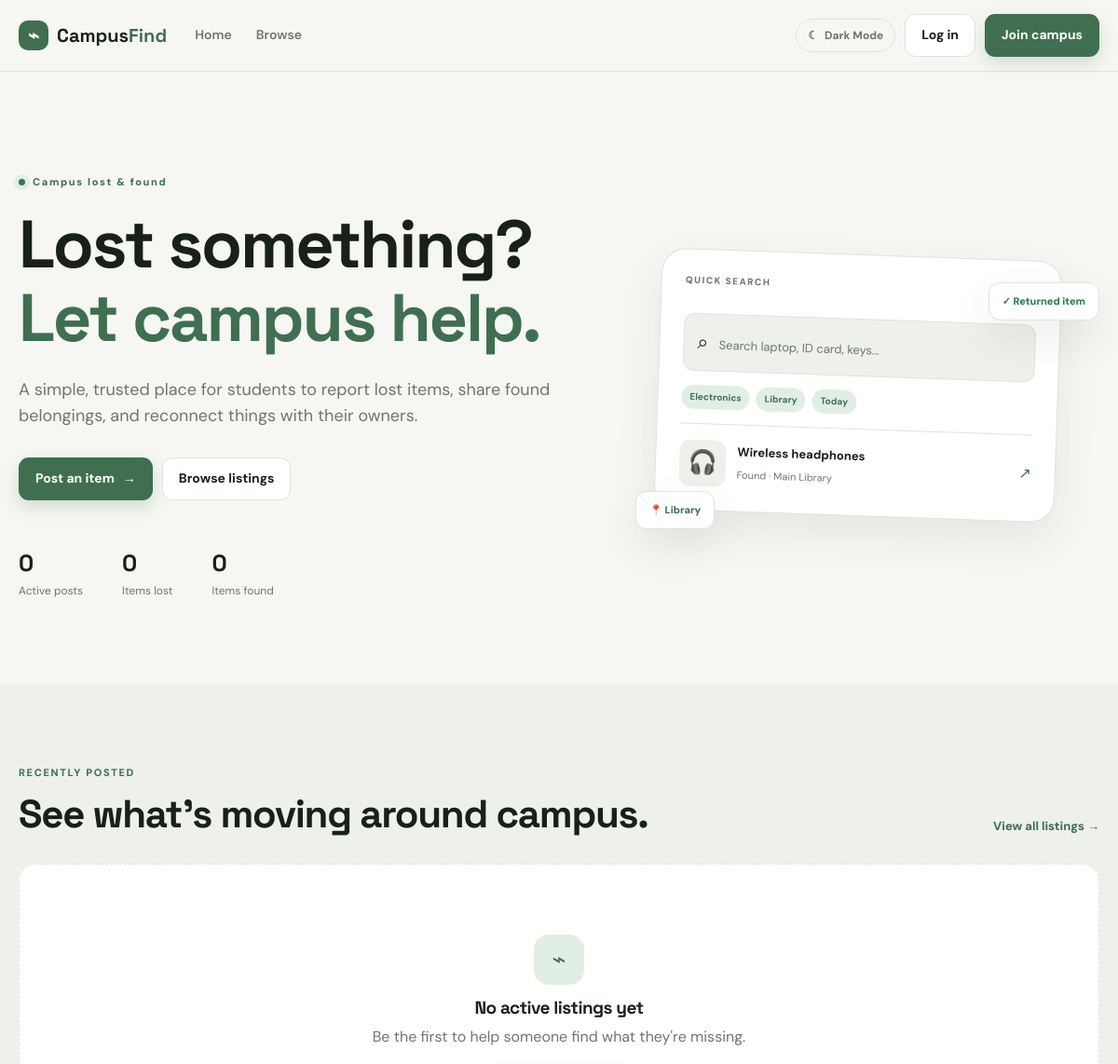
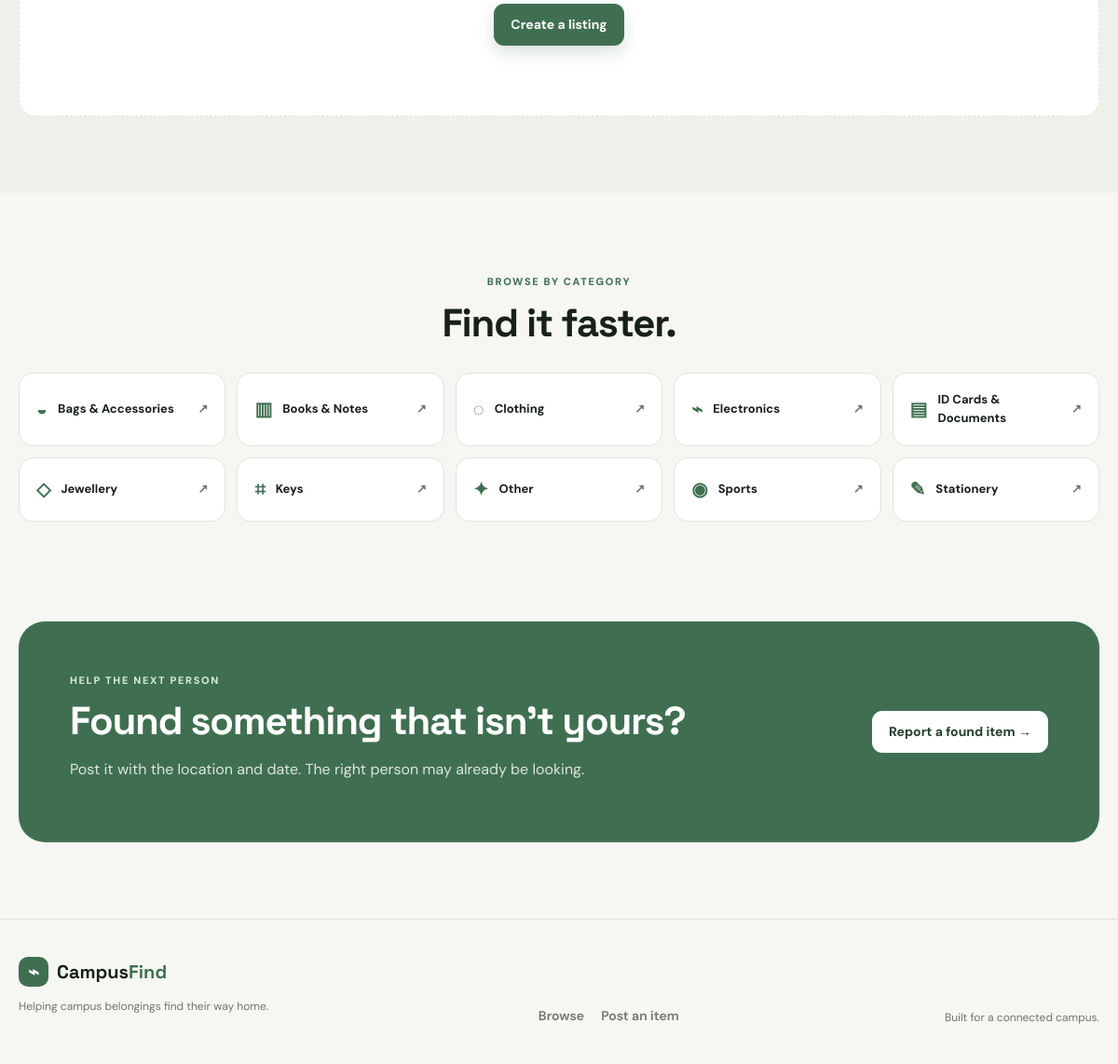
The page / on the database its author committed (2 pictures, top to bottom).
### tables this page shows
CREATE TABLE IF NOT EXISTS categories (
    id INT UNSIGNED AUTO_INCREMENT PRIMARY KEY,
    name VARCHAR(80) NOT NULL UNIQUE
);

### config.php (called while the page is built, shortened)
<?php
function e(mixed $value): string {
    return htmlspecialchars((string)($value ?? ''), ENT_QUOTES | ENT_SUBSTITUTE, 'UTF-8');
}
function is_logged_in(): bool {
    return isset($_SESSION['user_id']) && (int)$_SESSION['user_id'] > 0;
}
function category_icon(string $name): string {
    return match ($name) {
        'Electronics' => '⌁',
        'ID Cards & Documents' => '▤',
        'Books & Notes' => '▥',
        'Bags & Accessories' => '◒',
        'Clothing' => '◌',
        'Keys' => '⌗',
        'Jewellery' => '◇',
        'Stationery' => '✎',
        'Sports' => '◉',
        default => '✦',
    };
}

### index.php (the view, shortened to what this page needs)
<?php
require_once 'config.php';
$stats = [
    'active' => (int)$pdo->query("SELECT COUNT(*) FROM items WHERE status='active'")->fetchColumn(),
    'lost' => (int)$pdo->query("SELECT COUNT(*) FROM items WHERE type='lost' AND status='active'")->fetchColumn(),
    'found' => (int)$pdo->query("SELECT COUNT(*) FROM items WHERE type='found' AND status='active'")->fetchColumn(),
];
$stmt = $pdo->query("
    SELECT i.*, c.name AS category_name
    FROM items i
    JOIN categories c ON c.id = i.category_id
    WHERE i.status='active'
    ORDER BY i.created_at DESC
    LIMIT 6
");
$recentItems = $stmt->fetchAll();
$categories = $pdo->query("SELECT * FROM categories ORDER BY name")->fetchAll();
?>
<!doctype html>
<html lang="en">
<head>
    <?php include 'partials/head.php'; ?>
</head>
<body>
<?php include 'partials/header.php'; ?>
<main>
<section class="hero section">
    <div class="container hero-grid">
        <div class="hero-copy reveal">
            <span class="eyebrow"><span class="status-dot"></span> Campus lost & found</span>
            <h1>Lost something?<br><span>Let campus help.</span></h1>
            <p class="hero-text">A simple, trusted place for students to report lost items, share found belongings, and reconnect things with their owners.</p>
            <div class="hero-actions">
                <a class="btn btn-primary" href="post_item.php">Post an item <span>→</span></a>
                <a class="btn btn-secondary" href="search.php">Browse listings</a>
            </div>
            <div class="hero-stats">
                <div><strong><?= $stats['active'] ?></strong><span>Active posts</span></div>
                <div><strong><?= $stats['lost'] ?></strong><span>Items lost</span></div>
                <div><strong><?= $stats['found'] ?></strong><span>Items found</span></div>
            </div>
        </div>
        <div class="hero-visual reveal delay-1" aria-hidden="true">
            <div class="search-card">
                <div class="search-card-top">
                    <span class="mini-label">QUICK SEARCH</span>
                    <span class="spark">✦</span>
                </div>
                <div class="mock-search"><span>⌕</span> Search laptop, ID card, keys...</div>
                <div class="mock-tags">
                    <span>Electronics</span><span>Library</span><span>Today</span>
                </div>
                <div class="found-preview">
                    <div class="mock-thumb">🎧</div>
                    <div><b>Wireless headphones</b><small>Found · Main Library</small></div>
                    <span class="arrow">↗</span>
                </div>
            </div>
            <div class="floating-note note-one">✓ Returned item</div>
            <div class="floating-note note-two">📍 Library</div>
        </div>
    </div>
</section>
<section class="section soft-section">
    <div class="container">
        <div class="section-heading">
            <div><span class="eyebrow">RECENTLY POSTED</span><h2>See what's moving around campus.</h2></div>
            <a class="text-link" href="search.php">View all listings →</a>
        </div>
        <?php if ($recentItems): ?>
        <div class="item-grid">
            <?php foreach ($recentItems as $item): ?>
                <?php include 'partials/item_card.php'; ?>
            <?php endforeach; ?>
        </div>
        <?php else: ?>
            <div class="empty-state"><div class="empty-icon">⌁</div><h3>No active listings yet</h3><p>Be the first to help someone find what they're missing.</p><a class="btn btn-primary" href="post_item.php">Create a listing</a></div>
        <?php endif; ?>
    </div>
</section>
<section class="section">
    <div class="container">
        <div class="section-heading centered"><div><span class="eyebrow">BROWSE BY CATEGORY</span><h2>Find it faster.</h2></div></div>
        <div class="category-grid">
            <?php foreach ($categories as $category): ?>
                <a class="category-card" href="search.php?category=<?= (int)$category['id'] ?>">
                    <span class="category-icon"><?= category_icon($category['name']) ?></span>
                    <span><?= e($category['name']) ?></span><span class="category-arrow">↗</span>
                </a>
            <?php endforeach; ?>
        </div>
    </div>
</section>
<section class="cta-section section">
    <div class="container cta-card">
        <div><span class="eyebrow">HELP THE NEXT PERSON</span><h2>Found something that isn't yours?</h2><p>Post it with the location and date. The right person may already be looking.</p></div>
        <a class="btn btn-light" href="post_item.php?type=found">Report a found item →</a>
    </div>
</section>
</main>
<?php include 'partials/footer.php'; ?>
</body>
</html>

### partials/head.php (shortened to what this page needs)
<link rel="stylesheet" href="assets/style.css">

### partials/header.php (shortened to what this page needs)
<header class="site-header">
    <div class="container nav">
        <a href="index.php" class="brand" aria-label="CampusFind home">
            <span class="brand-mark">⌁</span>
            <span>Campus<span>Find</span></span>
        </a>
        <nav class="desktop-nav" aria-label="Primary navigation">
            <a href="index.php">Home</a>
            <a href="search.php">Browse</a>
        </nav>
        <div class="nav-actions">
            <button class="theme-toggle" type="button" id="themeToggle" aria-label="Switch theme">
                <span id="themeIcon">☾</span><span id="themeLabel">Dark Mode</span>
            </button>
            <?php if (is_logged_in()): ?>
                <a class="btn btn-primary nav-post" href="post_item.php">+ Post item</a>
                <a class="avatar-link" href="dashboard.php" aria-label="Open dashboard">
                    <?= e(strtoupper(mb_substr($_SESSION['user_name'] ?? 'U', 0, 1))) ?>
                </a>
                <a class="logout-link" href="logout.php">Logout</a>
            <?php else: ?>
                <a class="btn btn-secondary nav-login" href="login.php">Log in</a>
                <a class="btn btn-primary nav-post" href="register.php">Join campus</a>
            <?php endif; ?>
        </div>
    </div>
</header>

### partials/footer.php
<footer class="footer">
    <div class="container footer-inner">
        <div><a class="brand" href="index.php"><span class="brand-mark">⌁</span><span>Campus<span>Find</span></span></a><p>Helping campus belongings find their way home.</p></div>
        <div class="footer-links"><a href="search.php">Browse</a><a href="post_item.php">Post an item</a><?php if (is_logged_in()): ?><a href="my_items.php">My posts</a><?php endif; ?></div>
        <div class="footer-note">Built for a connected campus.</div>
    </div>
</footer>

### rows shown on the page
categories: name "◒", name "Bags & Accessories"
categories: name "▥", name "Books & Notes"
categories: name "◌", name "Clothing"
categories: name "⌁", name "Electronics"
categories: name "▤", name "ID Cards & Documents"
categories: name "◇", name "Jewellery"
categories: name "⌗", name "Keys"
categories: name "✦", name "Other"
categories: name "◉", name "Sports"
categories: name "✎", name "Stationery"

### other values the page prints
$stats['active'] "0"
$stats['lost'] "0"
$stats['found'] "0"
